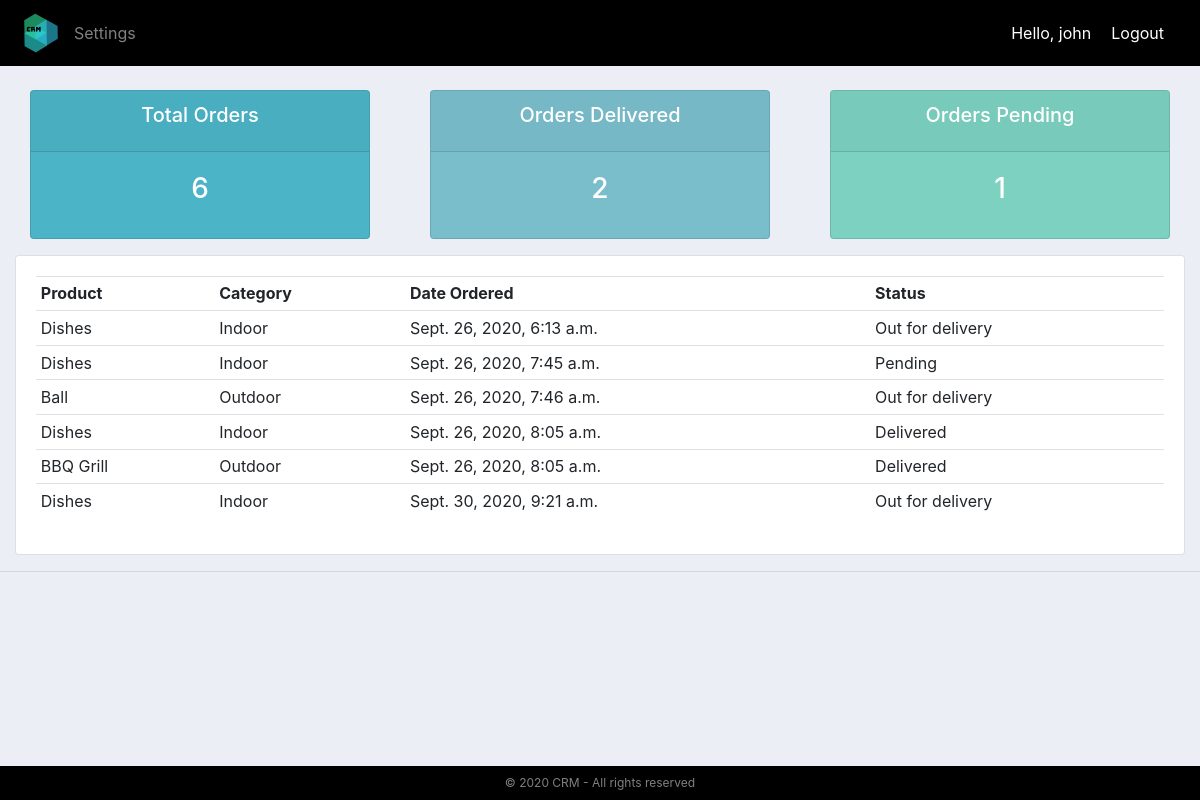
The page /user/ (signed in) on the database its author committed.
### accounts/models.py (models this page shows, shortened)
class Order(models.Model):
    STATUS = (
            ('Pending','Pending'),
            ('Out for delivery','Out for delivery'),
            ('Delivered','Delivered'),
            )
    customer = models.ForeignKey(Customer, null=True, on_delete = models.SET_NULL)
    product = models.ForeignKey(Product, null=True, on_delete = models.SET_NULL)
    date_created = models.DateTimeField(auto_now_add=True, null=True)
    status = models.CharField(max_length=200, null=True,choices = STATUS)

class Product(models.Model):
    CATEGORY = (
                ('Indoor','Indoor'),
                ('Outdoor','Outdoor'),
                )
    name = models.CharField(max_length=200, null=True)
    price = models.FloatField(null=True)
    category = models.CharField(max_length=200, null=True, choices = CATEGORY)
    description = models.CharField(max_length=200, null=True, blank = True)
    date_created = models.DateTimeField(auto_now_add=True, null=True)
    tags = models.ManyToManyField(Tag)
    def __str__(self):
        return self.name

### accounts/decorators.py (the view)
        def wrapper_func(request, *args, **kwargs):
            group =None
            if request.user.groups.exists():
                group = request.user.groups.all()[0].name
            if group in allowed_roles:
                return view_func(request, *args, **kwargs)
            else:
                return HttpResponse('You are not authorized to view this page')

### accounts/views.py (called while the page is built)
@login_required(login_url='login')
@allowed_users(allowed_roles=['customer'])
def userPage(request):
    orders = request.user.customer.order_set.all()
    total_orders = orders.count()
    delivered = orders.filter(status='Delivered').count()
    pending = orders.filter(status='Pending').count()
    context = {'orders':orders,'total_orders':total_orders,'delivered':delivered,'pending':pending}
    return render(request,'accounts/user.html',context)

### accounts/templates/accounts/user.html
{% extends 'accounts/main.html' %}
{% block content %}
{%include 'accounts/status.html'%}
<div class="row">
    <div class="col-md">
        <div class="card card-body">
            <table class="table table-sm">
                <tr>
                    <th>Product</th>
                    <th>Category</th>
                    <th>Date Ordered</th>
                    <th>Status</th>
                </tr>
                {% for order in orders %}
                <tr>
                    <td>{{order.product}}</td>
                    <td>{{order.product.category}}</td>
                    <td>{{order.date_created}}</td>
                    <td>{{order.status}}</td>
                </tr>
                {% endfor %}
            </table>
        </div>
    </div>
</div>
{% endblock content %}

### accounts/templates/accounts/navbar.html (shortened to what this page needs)
{% load static %}
<nav class="navbar navbar-expand-lg navbar-dark">
    <img src ="{% static 'images/logo2.png' %}" class="img-responsive">
    <div class="collapse navbar-collapse" id="navbarNav">
        <ul class="navbar-nav">
            {% if request.user.is_staff %}
            <li class="nav-item active">
                <a class="nav-link" href="{% url 'home' %}">Dashboard</a>
            </li>
            <li class="nav-item">
                <a class="nav-link" href="{% url 'products' %}">Products</a>
            </li>
            {% else %}
            <li class="nav-item">
                <a class="nav-link" href="{% url 'account' %}">Settings</a>
            </li>
            {% endif %}
        </ul>
    </div>
    <span class="hello-msg">Hello, {{request.user}}</span>
    <span><a class="hello-msg" href="{% url 'logout' %}">Logout</a></span>
</nav>

### static/css/main.css (style rules this page uses)
body { background-color: #ebeff5; }
.img-responsive { height: auto; width: auto; max-height: 50px; max-width: 250px; }

### accounts/templates/accounts/navbar.html (style rules this page uses)
.hello-msg { font : 18px; color: white; margin-right: 20px; }
nav { background-color: black; }

### rows shown on the page
Order: product "Dishes", product.category "Indoor", date_created "Sept. 26, 2020, 6:13 a.m.", status "Out for delivery"
Order: product "Dishes", product.category "Indoor", date_created "Sept. 26, 2020, 7:45 a.m.", status "Pending"
Order: product "Ball", product.category "Outdoor", date_created "Sept. 26, 2020, 7:46 a.m.", status "Out for delivery"
Order: product "Dishes", product.category "Indoor", date_created "Sept. 26, 2020, 8:05 a.m.", status "Delivered"
Order: product "BBQ Grill", product.category "Outdoor", date_created "Sept. 26, 2020, 8:05 a.m.", status "Delivered"
Order: product "Dishes", product.category "Indoor", date_created "Sept. 30, 2020, 9:21 a.m.", status "Out for delivery"

### other values the page prints
{{ request.user }} "john"
{{ total_orders }} "6"
{{ delivered }} "2"
{{ pending }} "1"
